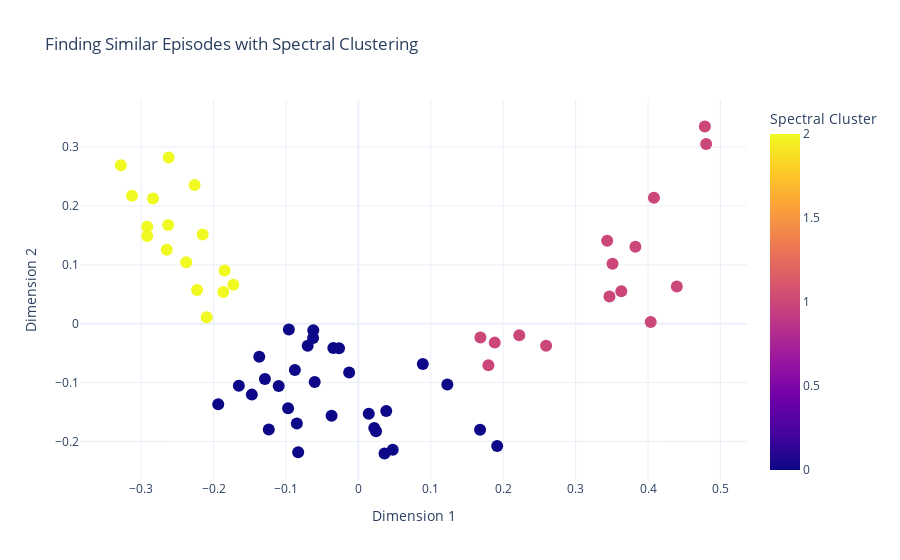

Notebook source saved alongside this figure:
### Markdown cell above
SPECTRAL CLUSTERING

### Code cell
spectral = SpectralClustering(n_clusters=optimal_k_spec, affinity='nearest_neighbors', random_state=42)
chapterCorpus['Spectral Cluster'] = spectral.fit_predict(reduced_features)

# Spectral Clustering 
fig = px.scatter(chapterCorpus, x='Dimension 1', y='Dimension 2', color='Spectral Cluster', hover_name='Chapter Name',
                 color_discrete_sequence=px.colors.qualitative.Prism,
                 title='Finding Similar Episodes with Spectral Clustering',
                 template='plotly_white')
fig.update_traces(marker=dict(size=12))
fig.show()

### Figure 1 — Plotly figure (JSON) as saved in the notebook; plotly's stock layout.template omitted (floating-point values rounded to 4 significant figures)
{"data": [{"hovertemplate": "<b>%{hovertext}</b><br><br>Dimension 1=%{x}<br>Dimension 2=%{y}<br>Spectral Cluster=%{marker.color}<extra></extra>", "hovertext": ["Bato of the Water Tribe", "Imprisoned", "Jet", "The Avatar Returns", "The Blue Spirit", "The Boy in the Iceberg", "The Deserter", "The Fortuneteller", "The Great Divide", "The King of Omashu", "The Northern Air Temple", "The Siege of the North, Part 1", "The Siege of the North, Part 2", "The Southern Air Temple", "The Storm", "The Warriors of Kyoshi", "The Waterbending Master", "The Waterbending Scroll", "Winter Solstice, Part 1: The Spirit World", "Winter Solstice, Part 2: Avatar Roku", "Appa's Lost Days", "Avatar Day", "Bitter Work", "City of Walls and Secrets", "Lake Laogai", "Return to Omashu", "The Avatar State", "The Blind Bandit", "The Cave of Two Lovers", "The Chase", "The Crossroads of Destiny", "The Desert", "The Drill", "The Earth King", "The Guru", "The Library", "The Serpent's Pass", "The Swamp", "The Tales of Ba Sing Se", "Zuko Alone", "Nightmares and Daydreams", "Sokka's Master", "Sozin's Comet, Part 1: The Phoenix King", "Sozin's Comet, Part 2: The Old Masters", "Sozin's Comet, Part 3: Into the Inferno", "Sozin's Comet, Part 4: Avatar Aang", "The Avatar and the Fire Lord", "The Awakening", "The Beach", "The Boiling Rock, Part 1", "The Boiling Rock, Part 2", "The Day of Black Sun, Part 1: The Invasion", "The Day of Black Sun, Part 2: The Eclipse", "The Ember Island Players", "The Firebending Masters", "The Headband", "The Painted Lady", "The Puppetmaster", "The Runaway", "The Southern Raiders", "The Western Air Temple"], "legendgroup": "", "marker": {"color": [0, 2, 2, 1, 0, 0, 2, 0, 2, 1, 0, 0, 0, 0, 2, 0, 0, 0, 0, 2, 1, 2, 0, 2, 0, 0, 0, 0, 0, 1, 1, 0, 0, 2, 2, 0, 1, 0, 1, 2, 0, 0, 0, 0, 1, 1, 0, 0, 1, 1, 1, 2, 2, 0, 2, 2, 0, 2, 1, 1, 1], "coloraxis": "coloraxis", "size": 12, "symbol": "circle"}, "mode": "markers", "name": "", "orientation": "v", "showlegend": false, "type": "scatter", "x": [0.03613, -0.215, -0.328, 0.3826, -0.165, -0.1237, -0.1726, 0.1229, -0.2916, 0.4037, 0.03854, -0.08309, -0.02665, -0.11, -0.2916, 0.02445, -0.129, 0.04748, -0.09702, -0.2835, 0.351, -0.2377, -0.03455, -0.2627, 0.0144, -0.01267, -0.1935, -0.06994, -0.08763, 0.1796, 0.2222, 0.02198, -0.06248, -0.2646, -0.2095, -0.09594, 0.4398, 0.1917, 0.1884, -0.262, 0.08901, -0.06221, -0.1368, -0.1471, 0.4082, 0.2593, -0.03696, -0.0849, 0.4803, 0.3631, 0.4785, -0.1865, -0.2261, 0.1681, -0.3125, -0.1847, -0.06025, -0.2227, 0.3468, 0.3437, 0.1686], "xaxis": "x", "y": [-0.2205, 0.1513, 0.2691, 0.1306, -0.1056, -0.1795, 0.06603, -0.1034, 0.1646, 0.002923, -0.1484, -0.2185, -0.0419, -0.1058, 0.149, -0.1826, -0.09384, -0.2141, -0.1435, 0.2127, 0.1019, 0.1042, -0.04146, 0.1677, -0.1528, -0.0828, -0.137, -0.03735, -0.07883, -0.07056, -0.01958, -0.177, -0.02441, 0.1255, 0.01077, -0.01006, 0.06305, -0.2077, -0.03215, 0.2824, -0.06854, -0.01101, -0.05629, -0.1205, 0.2137, -0.03739, -0.1565, -0.1697, 0.3053, 0.05505, 0.3349, 0.05385, 0.2355, -0.1803, 0.2172, 0.0904, -0.0989, 0.05739, 0.0461, 0.1407, -0.02359], "yaxis": "y"}], "layout": {"coloraxis": {"colorbar": {"title": {"text": "Spectral Cluster"}}, "colorscale": [[0, "#0d0887"], [0.1111, "#46039f"], [0.2222, "#7201a8"], [0.3333, "#9c179e"], [0.4444, "#bd3786"], [0.5556, "#d8576b"], [0.6667, "#ed7953"], [0.7778, "#fb9f3a"], [0.8889, "#fdca26"], [1, "#f0f921"]]}, "legend": {"tracegroupgap": 0}, "title": {"text": "Finding Similar Episodes with Spectral Clustering"}, "xaxis": {"anchor": "y", "domain": [0, 1], "title": {"text": "Dimension 1"}}, "yaxis": {"anchor": "x", "domain": [0, 1], "title": {"text": "Dimension 2"}}}}
